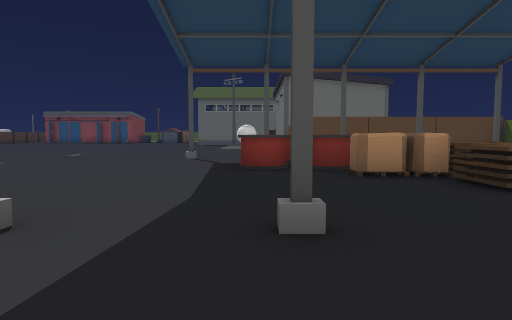
View 1 (above)

24 first-person views from a walk through a scene from a Unity 3-D project. The camera is 1.2 m above the floor, tilts 4° down and sees 75° across. The floor is counted in squares, 2 m on a side. Each view is taken from the middle of a square. On the plan, view 1 faces up. The plan holds only what a view shows up to about 10 squares ahead; the rest is blank. The place goes on beyond the plan. The player is left out. Some animated figures are not drawn. Some surface patterns are stand-ins.

View 2
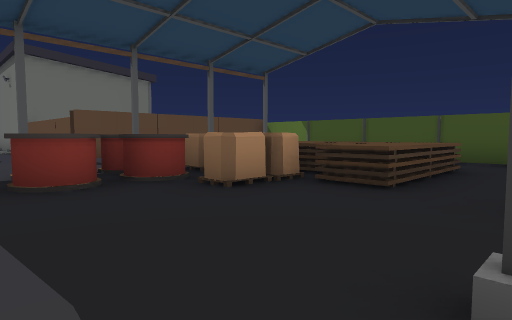

View 3
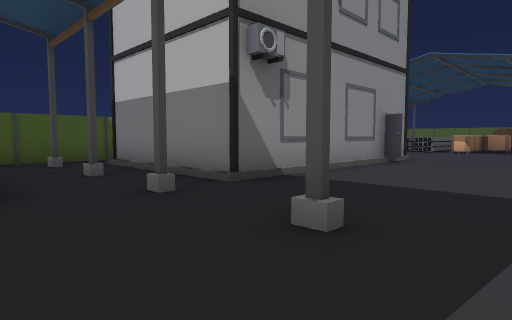

View 4
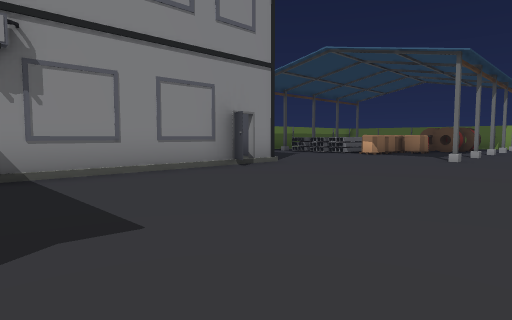

View 5
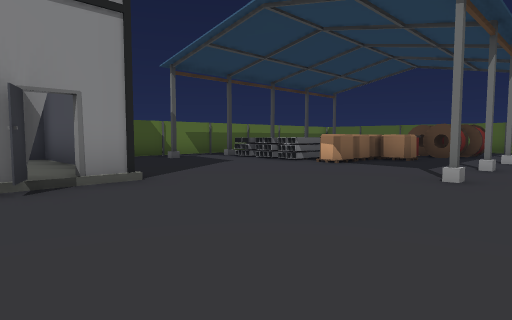

View 6
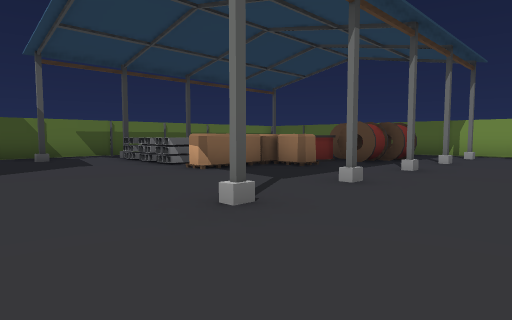

View 7
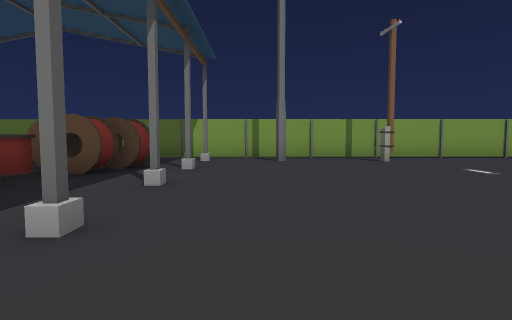

View 8
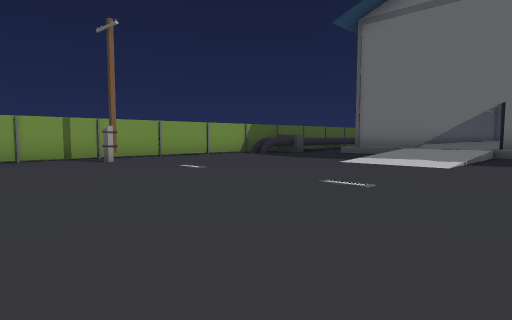

View 9
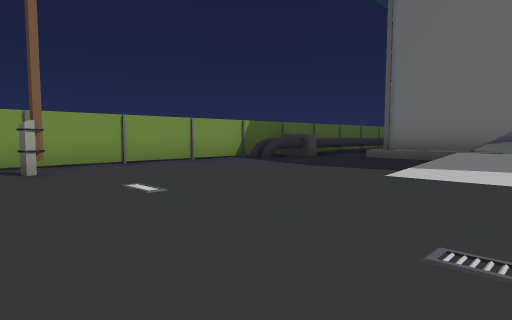

View 10
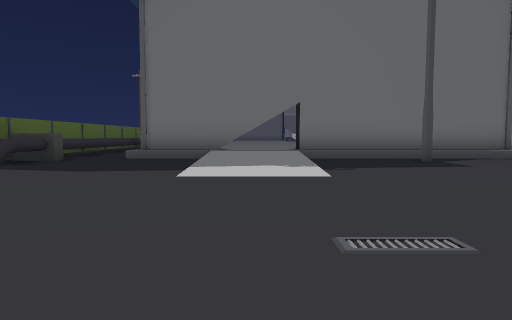

View 11
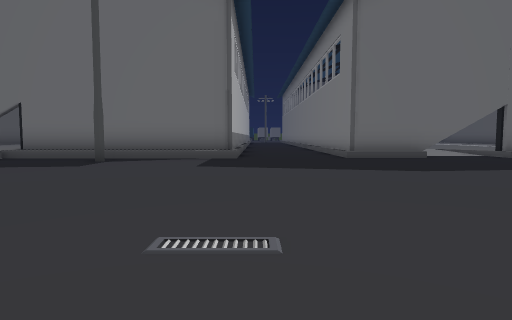

View 12
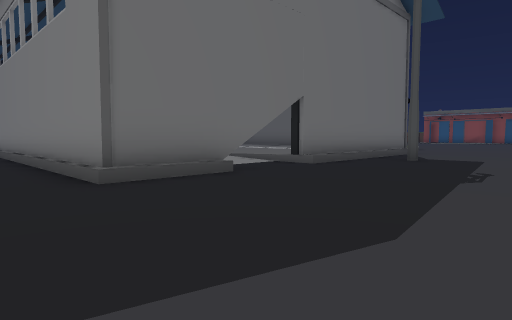

View 13
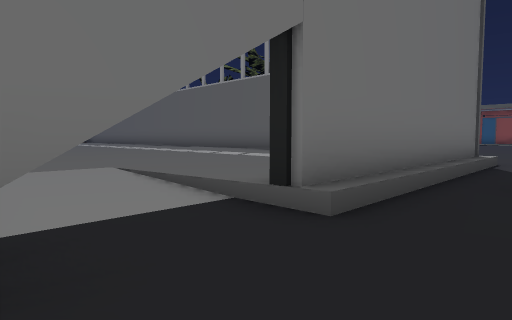

View 14
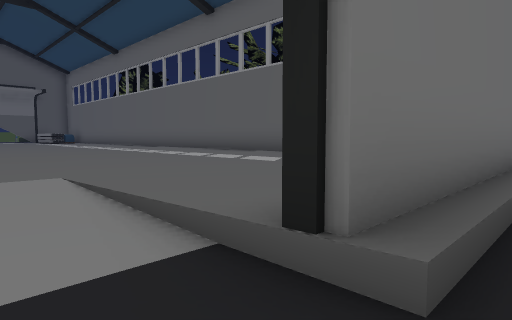

View 15
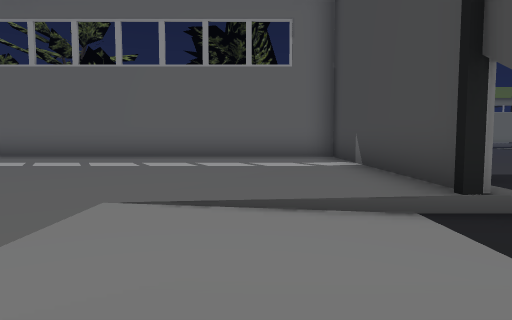

View 16
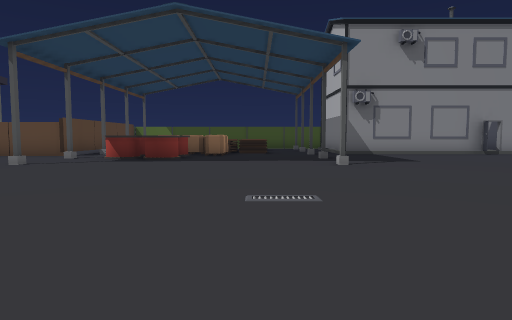

View 17
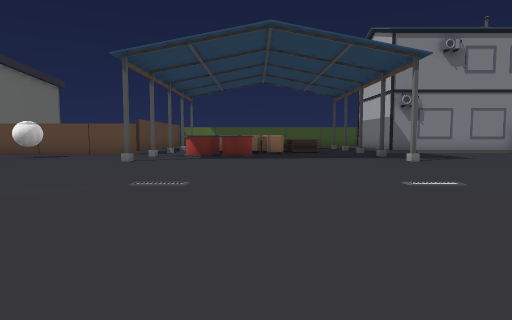

View 18
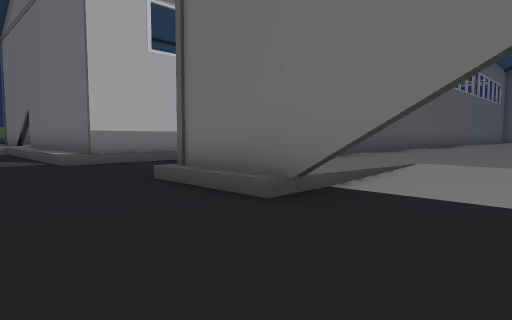

View 19
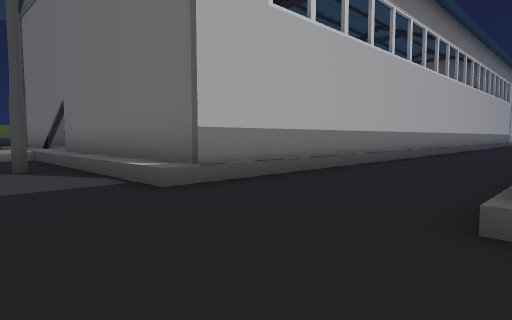

View 20
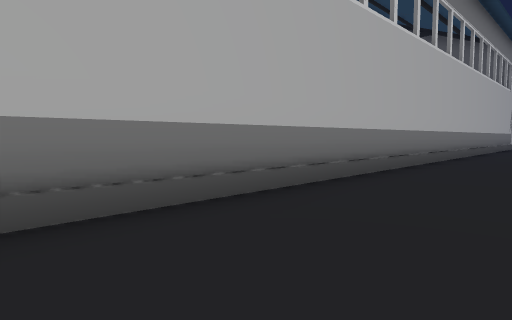

View 21
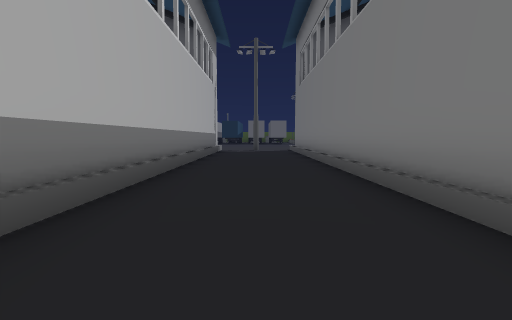

View 22
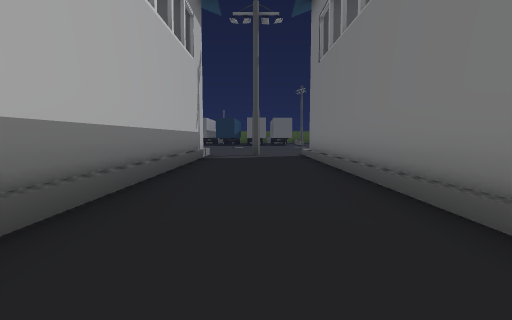

View 23
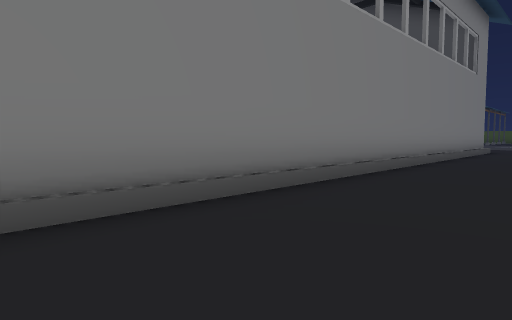

View 24
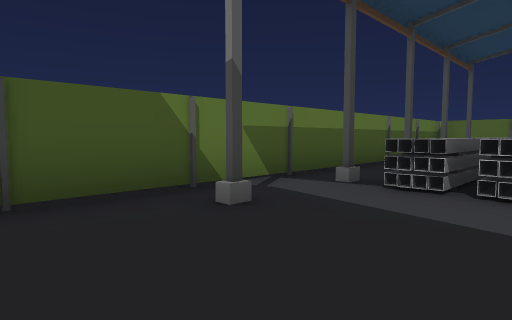

### Floor plan
Key: @ floor where view 1 was taken; # wall or solid block; x gap in a wall; . main floor; : floor 0.25 m higher than the main floor; + floor 0.5 m higher than the main floor; / step, stairs or slope; = window, fence, low wall or low ledge; ^ raised ledge.
Columns run from 37 left of view 1 to 8 right of it. Each row starts with its distance up from view 1.
 10               ##########. ..  ........#######
  9                ::::::::#....  .....#...x    #
  8                ::::::::#.... ........^.^     #
  7               :::::::::#.#...........^^^^ ^  #
  6              ::::::::::#.............^^^^^^  #
  5              ::::::::::#...............^^^^  #
  4               :::::::///................^^^..#
  3                 :::::../.... ................#
  2                :::::://#..... .....#.#.......#
  1                ::::::::#.....  ........#####.#
  0 ########################.......  ....@.##
 -1 ................................  .....##
 -2 ................................. .....##
 -3 .......................................##
 -4 ########################/........  ....##
 -5                        #/.......   .....####
 -6                        #/......   ...........#
 -7                        #/#...     ...........#
 -8                        #/...........#......#.#
 -9                        #/....................#
-10                        +////........#..^.^^=.#
-11                        #+::............^ ^^..#
-12                        #////........#..^  ^..#
-13                        #/..............^    .#
-14                        #/...........#.##     #
-15                        ...............#.     #
-16                        .^.......#.#.#.       #
-17                        ^^^^............      #
-18                            ##################

Where each view was taken, in squares from view 1:
view 1: 0 up, 0 right, facing up
view 2: 2 up, 1 left, facing up-right
view 3: 4 up, 1 left, facing down-right
view 4: 1 up, 3 left, facing down-right
view 5: 3 down, 2 left, facing down-right
view 6: 6 down, 3 left, facing down-right
view 7: 8 down, 2 left, facing down
view 8: 8 down, 2 left, facing down-left
view 9: 10 down, 4 left, facing down-left
view 10: 11 down, 4 left, facing left
view 11: 3 down, 4 left, facing left
view 12: 2 down, 9 left, facing up-left
view 13: 2 up, 12 left, facing up-left
view 14: 3 up, 13 left, facing up-left
view 15: 1 up, 16 left, facing up
view 16: 4 up, 9 left, facing right
view 17: 6 up, 10 left, facing right
view 18: 4 up, 11 left, facing down-left
view 19: 0 up, 11 left, facing down-left
view 20: 1 down, 18 left, facing down-left
view 21: 2 down, 24 left, facing left
view 22: 2 down, 28 left, facing left
view 23: 3 down, 28 left, facing up-right
view 24: 6 down, 4 right, facing down-right
